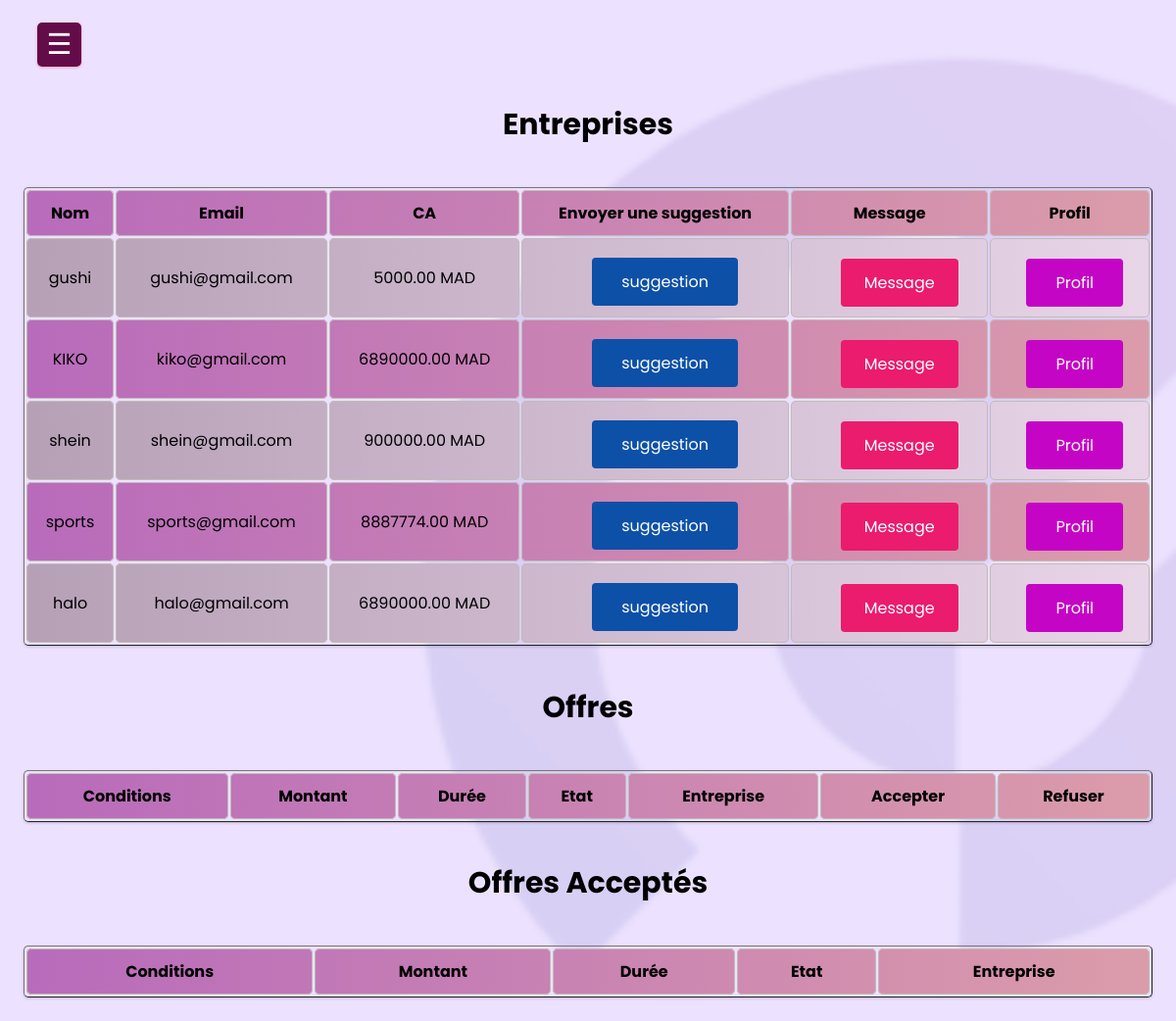
Before: /influenceur.php (signed in) with the older database file.
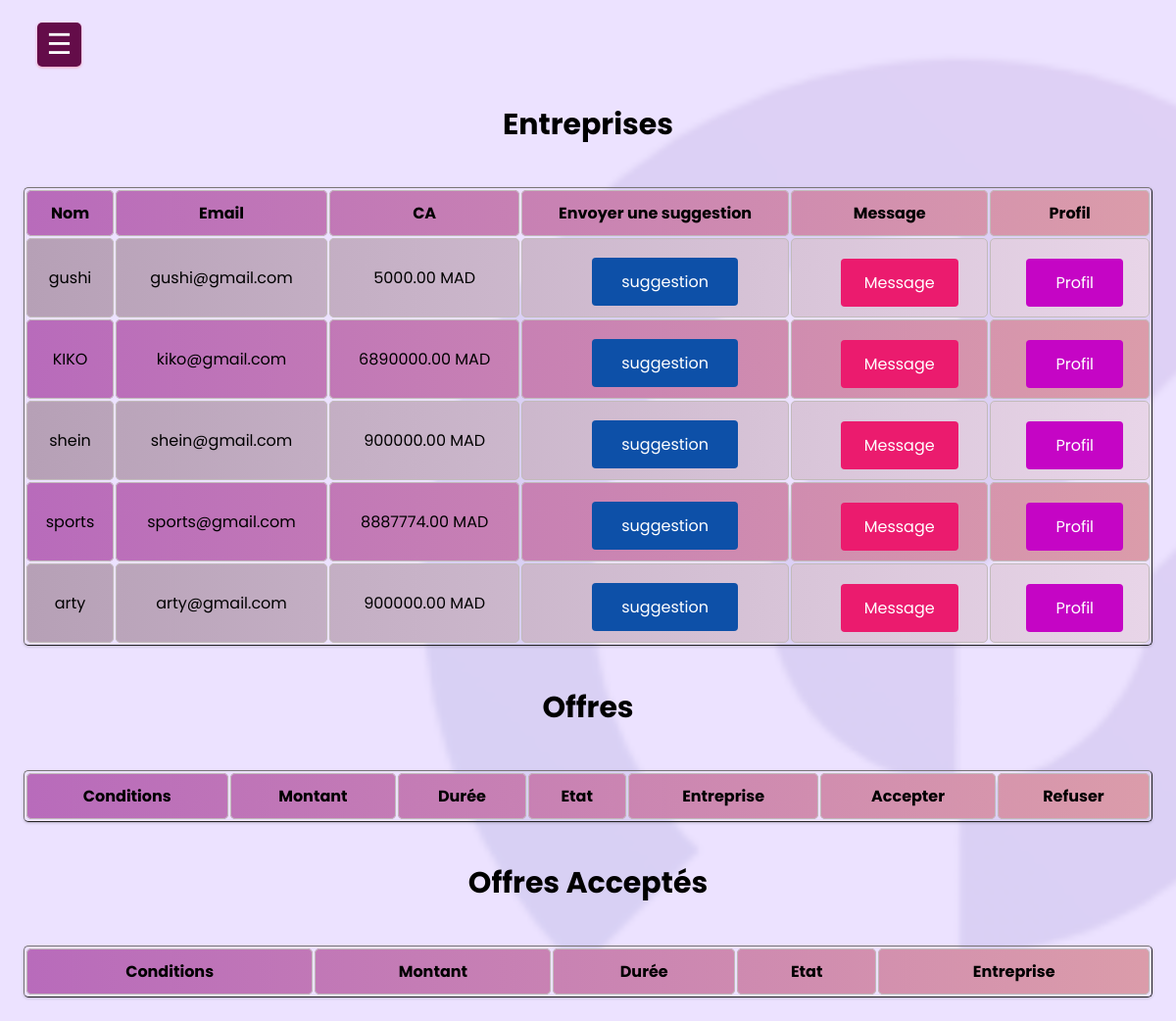
After: the same page with the newer database file.
### tables this page shows
CREATE TABLE `entreprise` (
  `id` int(11) NOT NULL,
  `nom` varchar(255) NOT NULL,
  `telephone` varchar(20) DEFAULT NULL,
  `email` varchar(255) NOT NULL,
  `logo` varchar(255) DEFAULT NULL,
  `site` varchar(255) DEFAULT NULL,
  `ca` decimal(20,2) DEFAULT NULL,
  `domaine` varchar(255) DEFAULT NULL,
  `password` varchar(255) NOT NULL
);

### influenceur.php (the view, shortened to what this page needs)
<!DOCTYPE html>
<html lang="en">
<head>
    <link rel="stylesheet" href="./css/influenceur.css">
    <link rel="stylesheet" href="https://cdnjs.cloudflare.com/ajax/libs/font-awesome/4.7.0/css/font-awesome.min.css">
</head>
<body>
<label for="check">
    <div id="btn">&#9776;</div>
</label>
  <main>
    </main>
<div class="main">
<?php
include 'database.php';
$sql = "SELECT * FROM entreprise";
$result = $conn->query($sql);
echo "<h2>Entreprises</h2>";
    echo "<table border='1'>
    <tr>
    <th>Nom</th>
    <th>Email</th>
    <th>CA</th>
    <th> Envoyer une suggestion </th>
    <th>Message</th>
    <th>Profil</th>
    </tr>";
    while($row = $result->fetch_assoc()) {
        echo "<tr>";
        echo "<td>" . $row['nom'] . "</td>";
        echo "<td>" . $row['email'] . "</td>";
        echo "<td>" . $row['ca'] ." MAD" . "</td>";
        echo "<td>";
        echo "<form method='post'>";
        echo "<button type='button' class='suggestion-btn'>suggestion</button>";
        echo "</form>";
        echo "</td>";
        echo "<td>";
        echo "<form method='post'>";
        echo "<button type='submit' class='message-btn' name='message'>Message</button>";
        echo "</form>";
        echo "</td>";
        echo "<td>";
        echo "<form method='post'>";
        echo "<button type='submit' class='profile-btn' name='profile'>Profil</button>";
        echo "</form>";
        echo "</td>";
        echo "</tr>";
    }
    echo "</table>";
           ?>
<?php
    echo "<h2>Offres</h2>";
    echo "<table border='1'>
    <tr>
    <th>Conditions</th>
    <th>Montant</th>
    <th>Durée</th>
    <th>Etat</th>
    <th>Entreprise</th>
    <th>Accepter</th>
    <th>Refuser</th>
    </tr>";
    echo "</table>";
           ?>
<?php
    echo "<h2> Offres Acceptés </h2>";
    echo "<table border='1'>
    <tr>
    <th>Conditions</th>
    <th>Montant</th>
    <th>Durée</th>
    <th>Etat</th>
    <th>Entreprise</th>
    </tr>";
    echo "</table>";
?>
</div>
</body>
</html>

### css/influenceur.css (style rules this page uses)
* { font-family: "poppins",sans-serif; }
body { background-image: url("../images/bg.png"); background-size: cover; background-attachment: fixed; }
label #btn, label #cancel { position: absolute; cursor: pointer; background-color: #640c49; height: 45px; width: 45px; text-align: center; line-height: 45px; color: white; font-size: 29px; border-radius: 5px; box-shadow: 0 1px 3px #ee9ab5; margin: 15px 30px; transition: all .5s ease; }
.main { transition: margin-left .5s; padding: 16px; margin-left: 0px; }
.main h2 { transition: left .5s; padding: 16px; font-size: 30px; text-align: center; }
table { border-collapse: collapse; width: 100%; box-shadow: 0 1px 3px rgba(0, 0, 0, 0.2); border-collapse: separate; border-color: #787475; border-radius: 5px; margin-top: 20px; }
td, th { border: 1px solid #c2bbbb; border-radius: 5px; padding: 10px; text-align: center; }
tr:nth-child(odd) { background: linear-gradient(to right, #b86bbb, #db9caa); }
tr:nth-child(even) { background: linear-gradient(to right, #b6a0b6, #e8d5e8); }
.suggestion-btn { background-color: #0d50a8; border: none; border-radius: 4px; color: white; padding: 12px 30px; text-align: center; text-decoration: none; display: inline-block; font-size: 16px; cursor: pointer; margin-left: 20px; margin-top: 8px; }
.profile-btn { background-color: #c505c5; border: none; border-radius: 4px; color: white; padding: 12px 30px; text-align: center; text-decoration: none; display: inline-block; font-size: 16px; cursor: pointer; margin-left: 10px; margin-top: 10px; }
.message-btn { background-color: #eb1b6e; color: white; border: none; padding: 12px 24px; font-size: 16px; border-radius: 4px; cursor: pointer; transition: background-color 0.3s ease; margin-left: 20px; margin-top: 10px; }
main { padding: 20px; }

Changed rows visible on the page:
removed entreprise: nom "halo", email "halo@gmail.com", ca "6890000.00"
added entreprise: nom "arty", email "arty@gmail.com", ca "900000.00"
